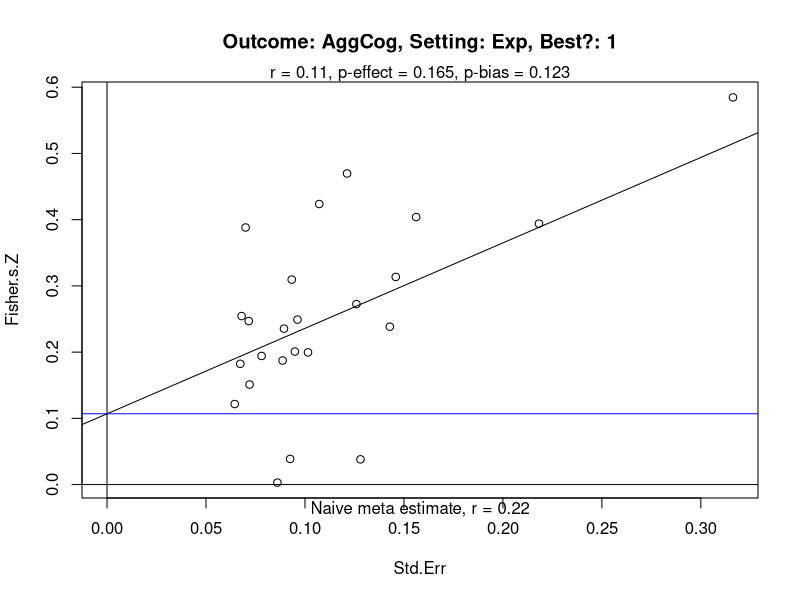
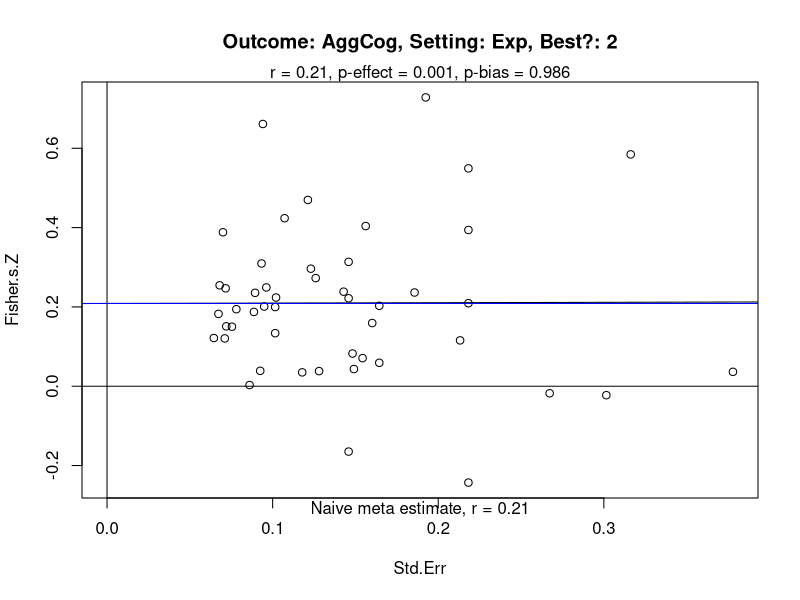
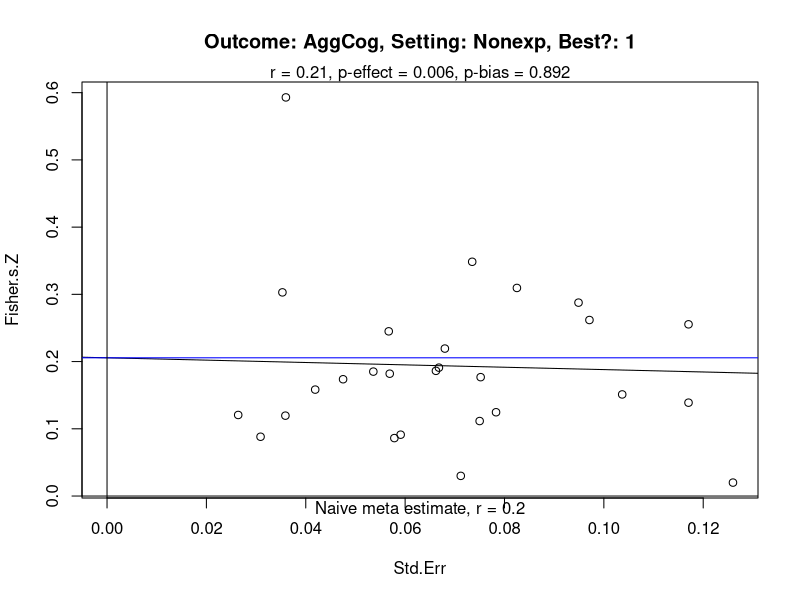
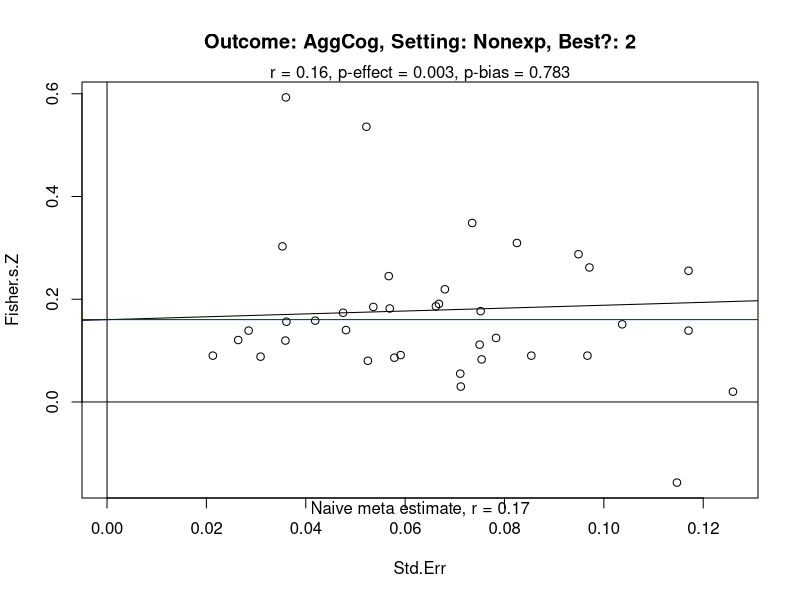
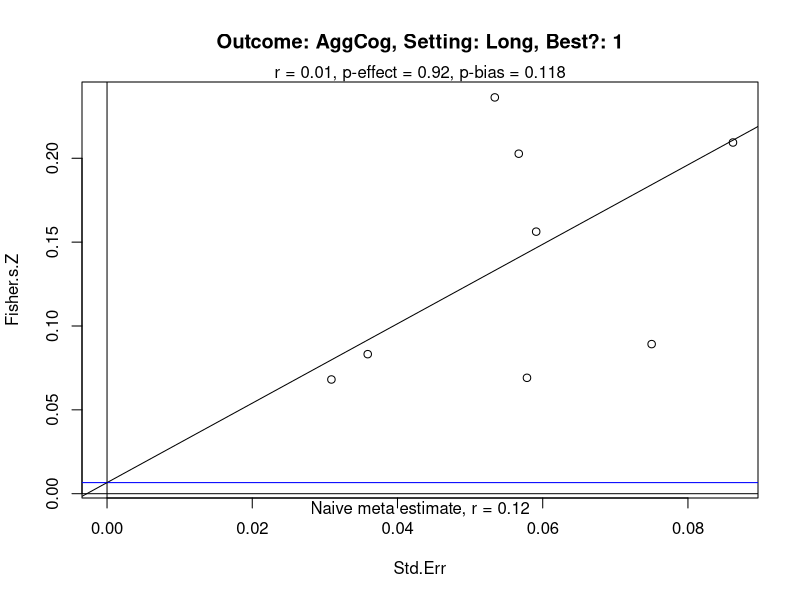
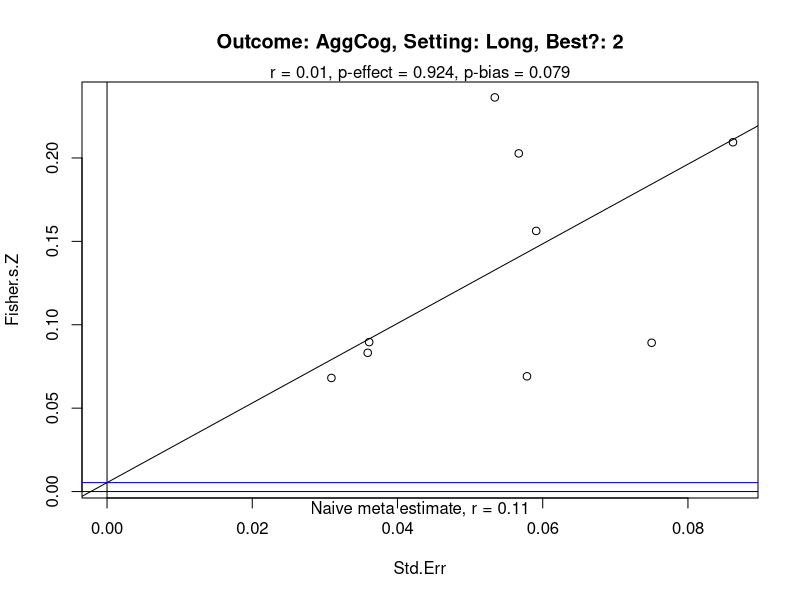

Reproduce these figures in R, in order. (Note: this script raises an error after producing the figures.)
# PET-PEESE of the meta-analysis
# Now I intend to add package 'metafor' and use rma()
  # to reproduce Craig's estimates alongside the PET-PEESE

# My greatest concern right now is how to deal with multiple entries for a study, 
#   e.g. study appears as raw and as partial, or for men and for women

# According to Carter & McCullough's citation of Stanley & Doucouliagos (2007)
  # Use PET to see if the estimated effect size != 0
  # If estimated effect size == 0 then use PET estimate
  # If PET says estimated effect != 0 then use PEESE estimate
# PET: b0 is estimated sig. of effect after bias
#    : b1 is estimated sig. of pub bias

# NOTES:
# Std.Err seems to refer to Fisher.s.Z's standard error, which is convenient.
# Not sure what some of these subscripts mean on setting:
# "Exp", "Nonexp", and "Long" are obvious, 
#   but what are "NonexpS", "LongP", and "LongPs"?
# Would be nice to make x-axis always bottom out at 0

# I think "S" stands for whether sex was applied as a covariate
  # and/or the sexes were analyzed separately
# I think "P" stands for "partial"
# Similarly "Long.Dup" varies:
  # L for Longitudinal
  # LS for Longitudinal separated by sex
  # LT1s for ???
  # LT1 for ???

require(metafor)

# Read in the data
setwd("C:/Users/bartholowlab/Documents/GitHub/Craig_meta")
dat=read.delim("Craig_Table_2010.txt", stringsAsFactors=F)
dat = dat[dat$Best.!="",] # delete the blank row
# Std.Err refers to Std.Err of z-transformed value

# dump the use of sex as a control for now in dataset  # Later to be made separate dat1
dat = dat[dat$Setting %in% c("Exp", "Nonexp", "Long") 
          # in case this is the only way the correlational study was reported:
          | (dat$Setting %in% "NonexpS" & dat$SEX %in% c("M", "F"))  
          # or for longitudinal studies
          #| (dat$Setting %in% "LongPs") 
          ,]
dat$Setting[dat$Setting == "NonexpS"] = "Nonexp"
#dat$Setting[dat$Setting %in% c("LongP", "LongPs"]

## Create functions
# PET
PET=function(dataset) {
  petOut = lm(Fisher.s.Z ~ Std.Err, weights=1/(Std.Err^2), data=dataset)
  return(petOut)
  print(paste("Estimated effect size: r =", atanh(petOut$coefficients[1])))
}
verbosePET=function(dataset, plotName=NULL) {
  petOut = lm(Fisher.s.Z ~ Std.Err, weights=1/(Std.Err^2), data=dataset)
  print(paste("Estimated effect size: r =", atanh(petOut$coefficients[1])))
  with(dataset, plot(x=Std.Err, y=Fisher.s.Z, main=plotName
                     , xlim=c(0, max(Std.Err))
                     , ylim=c(min(petOut$coefficients[1], Fisher.s.Z, na.rm=T), max(petOut$coefficients[1], Fisher.s.Z, na.rm=T))
                     )
       )
  abline(petOut)
  abline(h=petOut$coefficients[1], col='blue'); abline(v=0); abline(h=0)
  mtext(paste("r = ", round(atanh(petOut$coefficients[1]), 2)
              , ", p-effect = ", round(summary(petOut)$coefficients[1,4], 3)
              , ", p-bias = ", round(summary(petOut)$coefficients[2,4], 3)
              , sep=""))
  mtext(paste("Naive meta estimate, r ="
              , round(atanh(rma(Fisher.s.Z, Std.Err^2, data=dat[filter,]
                    , measure="COR", method="FE")$b[1]), 2))
        , side=1)
}
leveragePET = function(dataset, plotName=NULL) {
  petOut = lm(Fisher.s.Z ~ Std.Err, weights=1/(Std.Err^2), data=dataset)
  print(paste("Estimated effect size: r =", atanh(petOut$coefficients[1])))
  plot(petOut#, labels.id=dataset$Study.name
       )
}
# PEESE
PEESE=function(dataset) {
  peeseOut = lm(Fisher.s.Z ~ Std.Err^2, weights=1/(Std.Err^2), data=dataset)
  print(paste("Estimated effect size: r =", atanh(peeseOut$coefficients[1])))
  return(peeseOut)
}
verbosePEESE=function(dataset) {
  peeseOut = lm(Fisher.s.Z ~ Std.Err^2, weights=1/(Std.Err^2), data=dataset)
  print(paste("Estimated effect size: r =", atanh(peeseOut$coefficients[1])))
  with(dataset, plot(x=Std.Err, y=Fisher.s.Z))
  abline(peeseOut)
}

# let's just loop through this stuff.
# Would be nicer if I knew all these sub-categories...
# Where is there actually data?
table(dat$Setting, dat$Outcome, dat$Best.)
## WARNING! I'm gonna coerce those weird Setting entries
  # to conform with the less-weird ones:
# dat$Setting[dat$Setting %in% c("NonexpS")] = "Nonexp" 
# dat$Setting[dat$Setting %in% c("LongPs", "LongP")] = "Long"
table(dat$Setting, dat$Outcome, dat$Best.)
# Let's do this:
for (i in unique(dat$Outcome)) {
  for (j in unique(dat$Setting)) {
    for (k in 1:2) { # Craig didn't look at not-best separately but rolled them in
      best = list("y", c("n", "y"))
      filter = dat$Outcome == i & dat$Setting == j & dat$Best. %in% best[[k]]
      if (sum(filter) < 3) next # must have at least two studies
      name = paste("Outcome: ", i,
                   ", Setting: ", j,
                   ", Best?: ", k
                   , sep="")
      windows()
      saveName = paste("./petpeese_plotdump/", paste(i,j,k, sep="_"),".png", sep="")
      print(name)
      verbosePET(dat[filter,], plotName = name)
      savePlot(filename=saveName, type="png")
      graphics.off()
    }
  }
}

# Can I get all the leverages together?
for (i in unique(dat$Outcome)) {
  for (j in unique(dat$Setting)) {
    for (k in 1:2) { # Craig didn't look at not-best separately but rolled them in
      best = list("y", c("n", "y"))
      filter = dat$Outcome == i & dat$Setting == j & dat$Best. %in% best[[k]]
      if (sum(filter) < 3) next # must have at least two studies
      name = paste("Outcome: ", i,
                   ", Setting: ", j,
                   ", Best?: ", k
                   , sep="")
      windows()
      saveName = paste("./petpeese_plotdump/diagnostics/", paste(i,j,k, sep="_"),".png", sep="")
      print(name)
      par(mfrow=c(2,2))
      leveragePET(dat[filter,], plotName = name)
      savePlot(filename=saveName, type="png")
      graphics.off()
    }
  }
}

# To check an influential observation:
dat[row.names(dat)== 235, ]
# or use grep()
dat[grep("U06PB", dat$Study.name),]

## Influence Plot 
#influencePlot(fit,  id.method="identify", main="Influence Plot", sub="Circle size is proportial to Cook's Distance" )

# i = "AggAff"; j = "Exp"; k = "y"
# filter = dat$Outcome == i & dat$Setting == j & dat$Best. == k
# res =  rma(Correlation, Std.Err^2, data=dat[filter,], measure="COR")
# funnel(dat$Correlation[filter], dat$Std.Err[filter], xlim=c(0,1), contour=c(.9,.95,.975))
